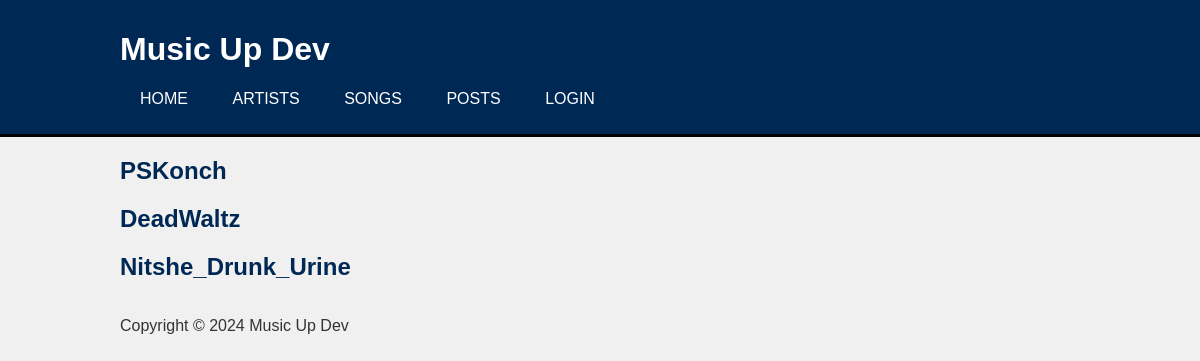
The page /Artists/ on the database as committed earlier.
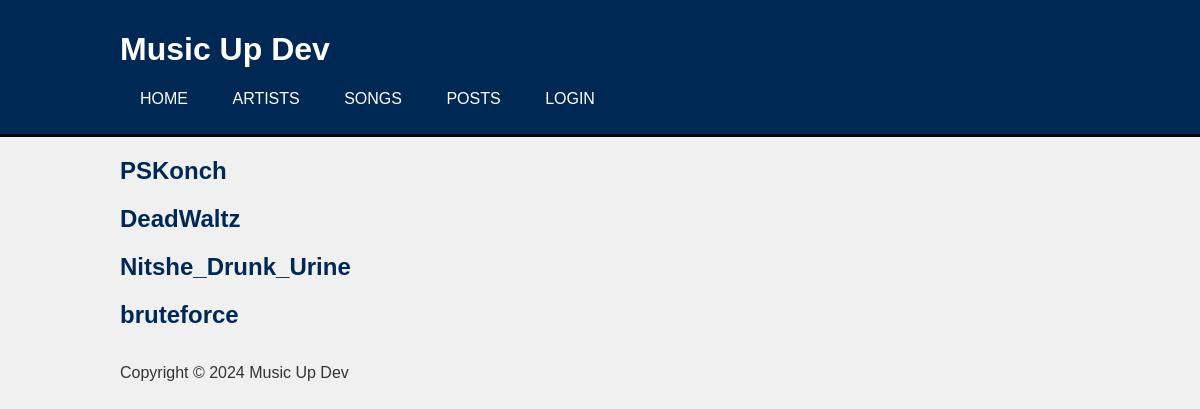
The same page on the database as committed later.
### user/models.py (models this page shows, shortened)
class CustomUser(AbstractUser):
    is_artist = models.BooleanField(default=True)
    is_editor = models.BooleanField(default=False)
    description = models.TextField(blank=True)
    image = models.ImageField(upload_to='', blank=True)

### Music_Up_Dev/views.py (the view)
# urls.py: path("Artists/", views.Artists_view, name="artists"),
def Artists_view(request):
    queryset = CustomUser.objects.all()
    return render(request, "Music_Up_Dev/artists.html", {'content': queryset})

### Music_Up_Dev/templates/Music_Up_Dev/artists.html (shortened to what this page needs)
{% extends 'Music_Up_Dev/base.html' %}
{% block content %}
    {% for i in content %}
        <div class="artist_card">
            <h2>{{ i.username }}</h2>
        </div>
    {% endfor %}
{% endblock %}

### Music_Up_Dev/templates/Music_Up_Dev/base.html (shortened to what this page needs)
{% load static %}
<!DOCTYPE html>
<html lang="en">
<head>
    <link type="text/css" href="{% static 'Music_Up_Dev/css/style.css' %}" rel="stylesheet" />
</head>
<body>
    <header>
        <div class="container">
            <div id="branding">
                <h1><span class="highlight">Music Up</span> Dev</h1>
            </div>
            <nav>
                <ul>
                    <li><a href="">Home</a></li>
                    <li><a href="Artists">Artists</a></li>
                    <li><a href="Songs">Songs</a></li>
                    <li><a href="Posts">Posts</a></li>
                    <li><a href="user">Login</a></li>
                </ul>
            </nav>
        </div>
    </header>
    <div class="container">
        {% block content %}{% endblock %}
    </div>
    <footer>
        <div class="container">
            <p>Copyright &copy; 2024 Music Up Dev</p>
        </div>
    </footer>
</body>
</html>

### Music_Up_Dev/static/Music_Up_Dev/css/style.css (style rules this page uses)
body { font-family: Arial, sans-serif; background-color: #f0f0f0; margin: 0; padding: 0; color: #333; }
header { background-color: #002855; color: #ffffff; padding: 10px 0; border-bottom: #000000 3px solid; }
header a { color: #ffffff; text-decoration: none; text-transform: uppercase; font-size: 16px; }
header ul { padding: 0; list-style: none; }
header li { display: inline; padding: 0 20px; }
.container { width: 80%; margin: auto; overflow: hidden; }
h2 { color: #002855; }

Rows that differ between the two databases and show on the page:
added CustomUser: username "bruteforce"
